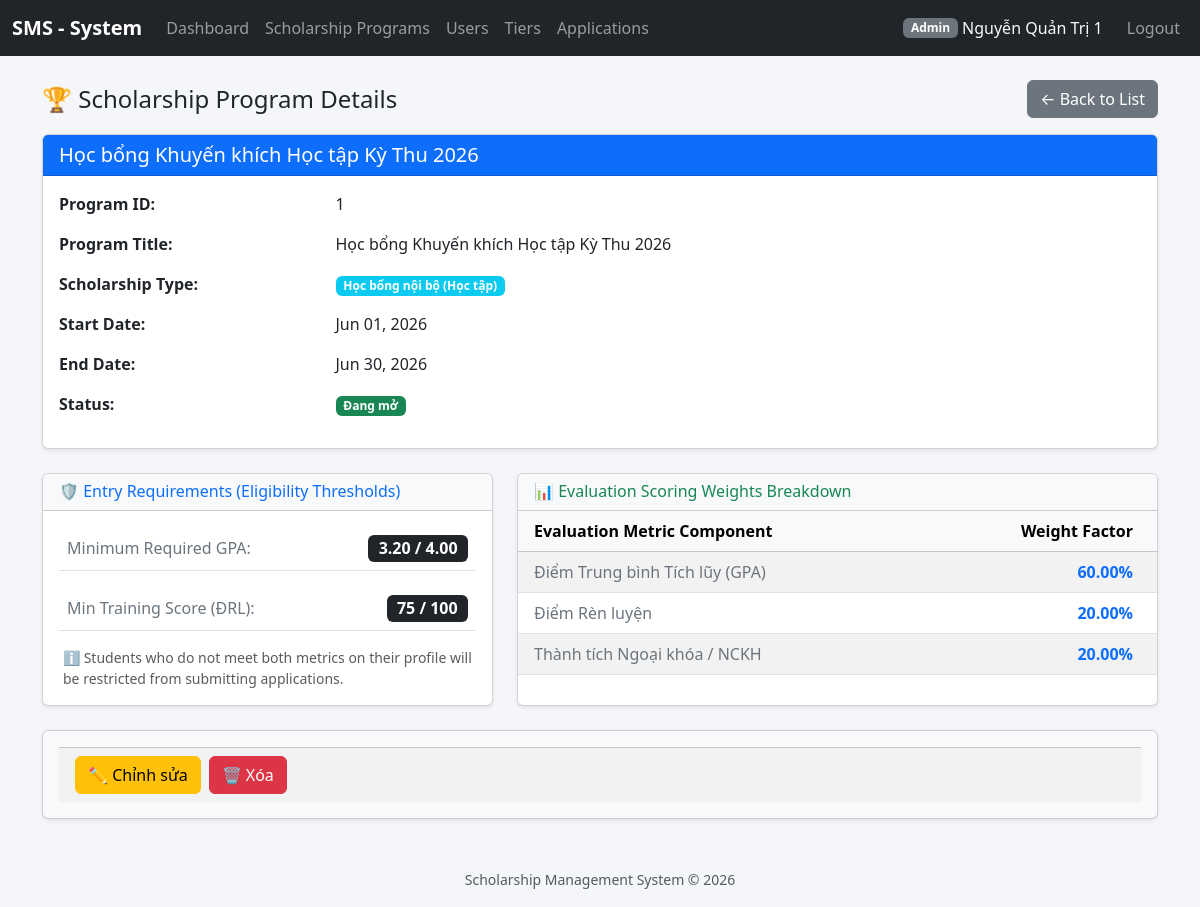
The app's page /index.php?controller=scholarship_programs&action=show&id=1 (signed in) with its own data.
### tables this page shows
CREATE TABLE `scholarship_programs` (
  `id` int(11) NOT NULL,
  `title` varchar(255) NOT NULL,
  `scholarship_type` enum('internal_academic','corporate_sponsor','social_support') NOT NULL,
  `start_date` date DEFAULT NULL,
  `end_date` date DEFAULT NULL,
  `status` enum('active','closed','draft') DEFAULT 'draft',
  `min_gpa` decimal(3,2) DEFAULT 0.00,
  `min_training_score` int(11) DEFAULT 0
);

CREATE TABLE `scoring_criteria` (
  `id` int(11) NOT NULL,
  `program_id` int(11) NOT NULL,
  `criteria_name` varchar(150) NOT NULL,
  `weight` decimal(5,2) NOT NULL COMMENT 'Trọng số phần trăm'
);

### controllers/ScholarshipProgramController.php (called while the page is built, shortened)
<?php
require_once __DIR__ . '/../models/ScholarshipProgram.php';
require_once __DIR__ . '/../helpers/functions.php';
class ScholarshipProgramController
{
    private ScholarshipProgram $model;
    public function __construct()
    {
        $this->model = new ScholarshipProgram();
    }
    public function show(): void
    {
        $id = (int)($_GET['id'] ?? 0);
        $program = $this->model->getById($id);
        $this->render('scholarship_programs/show', [
            'program'  => $program,
            'types'    => ScholarshipProgram::TYPES,
            'statuses' => ScholarshipProgram::STATUSES,
        ]);
    }
    private function render(string $view, array $data = []): void
    {
        extract($data);
        require __DIR__ . '/../views/' . $view . '.php';
    }
}

### helpers/functions.php (called while the page is built, shortened)
<?php
function e(?string $value): string
{
    return htmlspecialchars($value ?? '', ENT_QUOTES, 'UTF-8');
}
function url(string $controller, string $action = 'index', array $params = []): string
{
    $query = array_merge(['controller' => $controller, 'action' => $action], $params);
    return 'index.php?' . http_build_query($query);
}

### config/database.php (called while the page is built)
<?php
class Database
{
    private static ?PDO $instance = null;
    public static function getConnection(): PDO
    {
        if (self::$instance === null) {
            $host    = 'localhost';
            $dbname  = 'scholarship_system';
            $user    = 'root';
            $pass    = '';
            $charset = 'utf8mb4';
            $dsn = "mysql:host={$host};dbname={$dbname};charset={$charset}";
            $options = [
                PDO::ATTR_ERRMODE            => PDO::ERRMODE_EXCEPTION,
                PDO::ATTR_DEFAULT_FETCH_MODE => PDO::FETCH_ASSOC,
                PDO::ATTR_EMULATE_PREPARES   => false,
            ];
            try {
                self::$instance = new PDO($dsn, $user, $pass, $options);
            } catch (PDOException $e) {
                die('Kết nối CSDL thất bại: ' . $e->getMessage());
            }
        }
        return self::$instance;
    }
}

### models/ScholarshipProgram.php (called while the page is built, shortened)
<?php
require_once __DIR__ . '/../config/database.php';
class ScholarshipProgram
{
    private PDO $db;
    public function __construct()
    {
        $this->db = Database::getConnection();
    }
    public function getById(int $id): array|false
    {
        $stmt = $this->db->prepare("SELECT * FROM scholarship_programs WHERE id = :id");
        $stmt->execute(['id' => $id]);
        return $stmt->fetch();
    }
}

### views/scholarship_programs/show.php (the view, shortened to what this page needs)
<?php
require_once __DIR__ . '/../partials/header.php';
$statusBadgeMap = ['draft' => 'secondary', 'active' => 'success', 'closed' => 'dark'];
$db = Database::getConnection();
$stmt = $db->prepare("SELECT criteria_name, weight FROM scoring_criteria WHERE program_id = ? ORDER BY id ASC");
$stmt->execute([$program['id']]);
$scoringCriteria = $stmt->fetchAll(PDO::FETCH_ASSOC);
?>
<div class="d-flex justify-content-between align-items-center mb-3">
    <h4 class="mb-0">🏆 Scholarship Program Details</h4>
    <a href="<?= e(url('scholarship_programs', 'index')) ?>" class="btn btn-secondary">← Back to List</a>
</div>
<div class="card shadow-sm mb-4">
    <div class="card-header bg-primary text-white">
        <h5 class="mb-0"><?= e($program['title']) ?></h5>
    </div>
    <div class="card-body">
        <?php
        $label = 'Program ID:';
        $value = $program['id'];
        require __DIR__ . '/../partials/components/detail_row.php';
        $label = 'Program Title:';
        $value = $program['title'];
        require __DIR__ . '/../partials/components/detail_row.php';
        $label = 'Scholarship Type:';
        ?>
        <span class="badge bg-info">
            <?= e($types[$program['scholarship_type']] ?? $program['scholarship_type']) ?>
        </span>
        <?php
        $value = ob_get_clean();
        $escape = false;
        require __DIR__ . '/../partials/components/detail_row.php';
        $label = 'Start Date:';
        $value = $program['start_date'] ? date('M d, Y', strtotime($program['start_date'])) : '<span class="text-muted">Not specified</span>';
        $escape = false;
        require __DIR__ . '/../partials/components/detail_row.php';
        $label = 'End Date:';
        $value = $program['end_date'] ? date('M d, Y', strtotime($program['end_date'])) : '<span class="text-muted">Not specified</span>';
        $escape = false;
        require __DIR__ . '/../partials/components/detail_row.php';
        $label = 'Status:';
        $status = $program['status'];
        $statusMap = $statusBadgeMap;
        $labelMap = $statuses;
        require __DIR__ . '/../partials/components/status_badge.php';
        $value = ob_get_clean();
        $escape = false;
        require __DIR__ . '/../partials/components/detail_row.php';
        ?>
    </div>
</div>
<div class="row">
    <div class="col-md-5 mb-4">
        <div class="card shadow-sm h-100">
            <div class="card-header bg-light">
                <h6 class="mb-0 text-primary">🛡️ Entry Requirements (Eligibility Thresholds)</h6>
            </div>
            <div class="card-body">
                <div class="mb-3 p-2 border-bottom d-flex justify-content-between align-items-center">
                    <span class="font-weight-bold text-secondary">Minimum Required GPA:</span>
                    <span class="badge bg-dark fs-6"><?= number_format($program['min_gpa'] ?? 0.00, 2) ?> / 4.00</span>
                </div>
                <div class="p-2 border-bottom d-flex justify-content-between align-items-center">
                    <span class="font-weight-bold text-secondary">Min Training Score (ĐRL):</span>
                    <span class="badge bg-dark fs-6"><?= e($program['min_training_score'] ?? 0) ?> / 100</span>
                </div>
                <small class="text-muted d-block mt-3 px-1">
                    ℹ️ Students who do not meet both metrics on their profile will be restricted from submitting applications.
                </small>
            </div>
        </div>
    </div>
    <div class="col-md-7 mb-4">
        <div class="card shadow-sm h-100">
            <div class="card-header bg-light">
                <h6 class="mb-0 text-success">📊 Evaluation Scoring Weights Breakdown</h6>
            </div>
            <div class="card-body p-0">
                <?php if (empty($scoringCriteria)): ?>
                    <div class="p-4 text-center text-muted">
                        No scoring criteria weights configured for this program.
                    </div>
                <?php else: ?>
                    <div class="table-responsive">
                        <table class="table table-hover table-striped mb-0">
                            <thead class="table-light">
                                <tr>
                                    <th class="ps-3">Evaluation Metric Component</th>
                                    <th class="text-end pe-4" style="width: 150px;">Weight Factor</th>
                                </tr>
                            </thead>
                            <tbody>
                                <?php foreach ($scoringCriteria as $criteria): ?>
                                <tr>
                                    <td class="ps-3 text-secondary font-weight-bold"><?= e($criteria['criteria_name']) ?></td>
                                    <td class="text-end pe-4 text-primary"><strong><?= number_format($criteria['weight'], 2) ?>%</strong></td>
                                </tr>
                                <?php endforeach; ?>
                            </tbody>
                        </table>
                    </div>
                <?php endif; ?>
            </div>
        </div>
    </div>
</div>
<div class="card p-3 shadow-sm bg-light">
    <?php
    require __DIR__ . '/../partials/components/admin_actions.php';
    ?>
</div>
<?php require_once __DIR__ . '/../partials/footer.php'; ?>

### views/partials/components/detail_row.php
<?php
$escape = $escape ?? true;
?>
<div class="row mb-3">
    <div class="col-md-3 fw-bold"><?= e($label) ?></div>
    <div class="col-md-9"><?= $escape ? e($value) : $value ?></div>
</div>

### views/partials/components/status_badge.php
<?php
$badgeColor = $statusMap[$status] ?? 'secondary';
$statusLabel = $labelMap[$status] ?? $status;
?>
<span class="badge bg-<?= e($badgeColor) ?>">
    <?= e($statusLabel) ?>
</span>

### views/partials/header.php (style rules this page uses)
body { background-color: #f4f6f9; }

### records on screen
scholarship_programs: title "Học bổng Khuyến khích Học tập Kỳ Thu 2026", scholarship_type "Học bổng nội bộ (Học tập)", start_date "Jun 01, 2026", end_date "Jun 30, 2026", status "Đang mở", min_gpa "3.20", min_training_score "75"
scoring_criteria: criteria_name "Điểm Trung bình Tích lũy (GPA)", weight "60.00"
scoring_criteria: criteria_name "Điểm Rèn luyện", weight "20.00"
scoring_criteria: criteria_name "Thành tích Ngoại khóa / NCKH", weight "20.00"

### other values on screen
$u['role'] "Admin"
$u['full_name'] "Nguyễn Quản Trị 1"
$label "Program ID: Program Title: Scholarship Type: Start Date: End Date: Status:"
$value "1"
